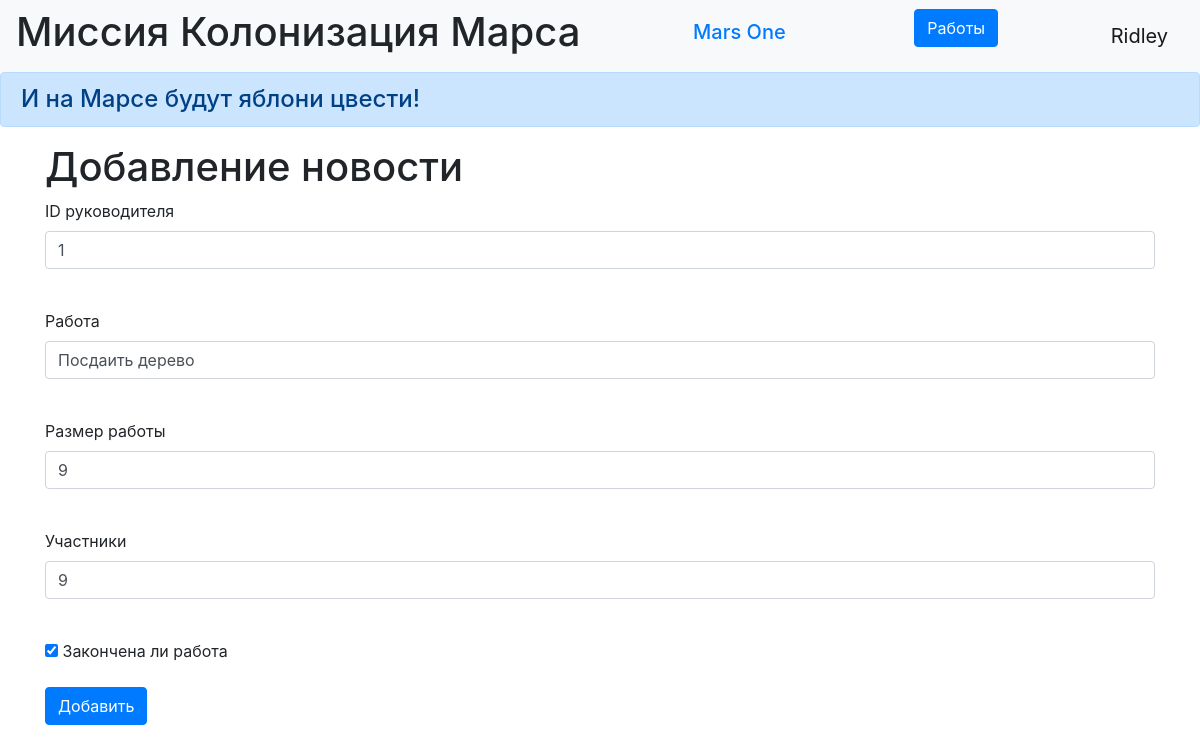
The app's page /work/16 (signed in) with its own data.
### data/users.py (models this page shows, shortened)
class User(SqlAlchemyBase, UserMixin):
    __tablename__ = 'users'
    id = sqlalchemy.Column(sqlalchemy.Integer,
                           primary_key=True, autoincrement=True)
    surname = sqlalchemy.Column(sqlalchemy.String, nullable=True)
    name = sqlalchemy.Column(sqlalchemy.String, nullable=True)
    age = sqlalchemy.Column(sqlalchemy.Integer, nullable=True)
    position = sqlalchemy.Column(sqlalchemy.String, nullable=True)
    speciality = sqlalchemy.Column(sqlalchemy.String, nullable=True)
    address = sqlalchemy.Column(sqlalchemy.String, nullable=True)
    email = sqlalchemy.Column(sqlalchemy.String,
                              index=True, unique=True, nullable=True)
    hashed_password = sqlalchemy.Column(sqlalchemy.String, nullable=True)
    modified_date = sqlalchemy.Column(sqlalchemy.DateTime,
                                      default=datetime.datetime.now)
    jobs = orm.relationship("Jobs", back_populates='user')

### data/jobs.py (models this page shows, shortened)
class Jobs(SqlAlchemyBase):
    __tablename__ = 'jobs'
    id = sqlalchemy.Column(sqlalchemy.Integer,
                           primary_key=True, autoincrement=True)
    team_leader = sqlalchemy.Column(sqlalchemy.Integer,
                                    sqlalchemy.ForeignKey("users.id"))
    job = sqlalchemy.Column(sqlalchemy.String, nullable=True)
    work_size = sqlalchemy.Column(sqlalchemy.Integer, nullable=True)
    collaborators = sqlalchemy.Column(sqlalchemy.String, nullable=True)
    start_date = sqlalchemy.Column(sqlalchemy.DateTime,
                                   default=datetime.datetime.now)
    end_date = sqlalchemy.Column(sqlalchemy.DateTime,
                                 default=datetime.datetime.now)
    is_finished = sqlalchemy.Column(sqlalchemy.Boolean, default=True)
    user = orm.relationship("User")

### main.py (the view, shortened to what this page needs)
@app.route('/work/<int:id>', methods=['GET', 'POST'])
@login_required
def edit_work(id):
    form = WorksForm()
    if request.method == "GET":
        db_sess = db_session.create_session()
        work = db_sess.query(Jobs).filter(Jobs.id == id,
                                          (Jobs.team_leader == current_user.id) | (current_user.id == 1)
                                          ).first()
        if work:
            form.team_leader.data = work.team_leader
            form.job.data = work.job
            form.work_size.data = work.work_size
            form.collaborators.data = work.work_size
            form.is_finished.data = work.is_finished
        else:
            abort(404)
    return render_template('job_edit.html',
                           title='Редактирование работы',
                           form=form
                           )

### data/works_form.py
class WorksForm(FlaskForm):
    team_leader = IntegerField('ID руководителя', validators=[DataRequired()])
    job = StringField('Работа', validators=[DataRequired()])
    work_size = IntegerField('Размер работы', validators=[DataRequired()])
    collaborators = StringField('Участники', validators=[DataRequired()])
    is_finished = BooleanField('Закончена ли работа', validators=[DataRequired()])
    submit = SubmitField('Добавить')

### data/db_session.py (called while the page is built)
def create_session() -> Session:
    global __factory
    return __factory()

### main.py (called while the page is built)
@login_manager.user_loader
def load_user(user_id):
    db_sess = db_session.create_session()
    return db_sess.query(User).get(user_id)

### templates/job_edit.html (shortened to what this page needs)
{% extends "base.html" %}
{% block content %}
<h1>Добавление новости</h1>
<form action="" method="post">
    <p>
        {{ form.team_leader.label }}<br>
        {{ form.team_leader(class="form-control") }}<br>
    </p>
    <p>
        {{ form.job.label }}<br>
        {{ form.job(class="form-control") }}<br>
    </p>
    <p>
        {{ form.work_size.label }}<br>
        {{ form.work_size(class="form-control") }}<br>
    </p>
    <p>
        {{ form.collaborators.label }}<br>
        {{ form.collaborators(class="form-control") }}<br>
    </p>
    <p>{{ form.is_finished() }} {{ form.is_finished.label }}</p>
    <p>{{ form.submit(type="submit", class="btn btn-primary") }}</p>
</form>
{% endblock %}

### templates/base.html (shortened to what this page needs)
<!doctype html>
<html lang="en">
<head>
    <link rel="stylesheet" href="/static/css/style.css">
    <link rel="stylesheet"
          href="https://stackpath.bootstrapcdn.com/bootstrap/4.4.1/css/bootstrap.min.css"
>
</head>
<body>
<header>
    <nav class="navbar navbar-light bg-light">
        <h1 class="muted-text"> Миссия Колонизация Марса</h1>
        <h1 class="navbar-brand"><a href="#">Mars One</a></h1>
        {% if current_user.is_authenticated %}
        <p>
            <a class="btn btn-primary " href="/jobs">Работы</a>
        </p>
    <a class="navbar-brand" href="/logout">{{ current_user.name }}</a>
{% else %}
    <p>
        <a class="btn btn-primary " href="/register">Зарегистрироваться</a>
        <a class="btn btn-success" href="/login">Войти</a>
    </p>
{% endif %}
    </nav>
    <h4 class="alert alert-primary" role="alert">И на Марсе будут яблони цвести!</h4>
</header>
<main role="main" class="container">
    {% block content %}{% endblock %}
</main>
</body>
</html>

### records on screen
User: name "Ridley"
Jobs: team_leader "1", job "Посдаить дерево", work_size "9", collaborators "9", is_finished "☑"
